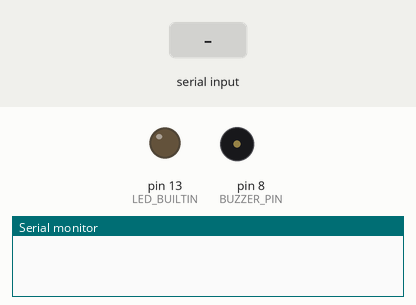
This sketch was run on a simulated Arduino Mega 2560, built with avr-gcc and run on an emulated ATmega2560. On the bench: output pins drawn as LEDs (lit = HIGH), buzzer (waves = sounding, pin HIGH), the last lines printed to the serial monitor. Dashed ring = blinking. The inputs (shaded band) are chosen by the test bench.

Above: at 1.2 s.
1.3 s: "BLINK\n" received over Serial
At 1.68 s:
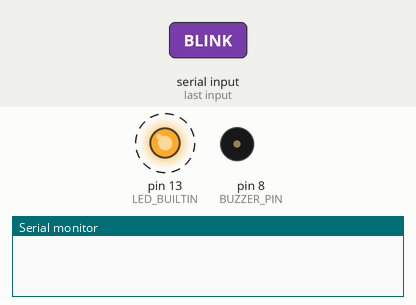
4.3 s: "BUZZ\n" received over Serial
At 4.39 s:
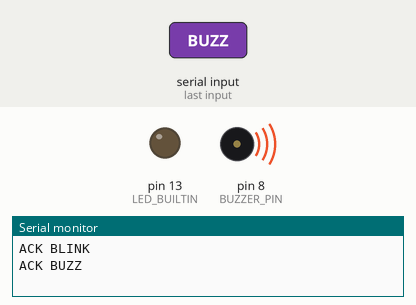
Timing chart, 0 to 7.3 s (numbered marks = the images above; inputs shaded):
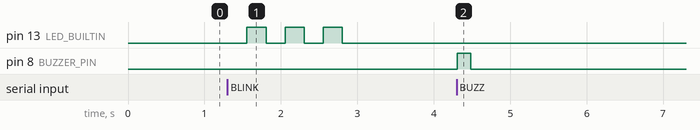

Measured:
- after the input at 1.3 s, pin 13 (LED_BUILTIN): alternates HIGH for 0.25 s and LOW for 0.25 s, 6 changes in all, then stays LOW, starting after 0.26 s
- after the input at 4.3 s, pin 8 (BUZZER_PIN): LOW → HIGH at once, → LOW 0.18 s later

The sketch:

serial_test.ino
```cpp
// Phases 5A / 5C-1: ELEGOO MEGA 2560 USB serial LED and active-buzzer test.
#include <Arduino.h>
#include <string.h>

const unsigned long BAUD_RATE = 9600;
const size_t BUFFER_SIZE = 32;  // 31 command characters + terminating zero.
const unsigned long BLINK_INTERVAL_MS = 250;
const byte BUZZER_PIN = 8;  // Drives the transistor base THROUGH its resistor.
const uint32_t BUZZ_DURATION_MS = 180;

bool buzzerActive = false;
uint32_t buzzStartedAt = 0;
bool blinkActive = false;
byte blinkPhase = 0;
uint32_t blinkChangedAt = 0;

char commandBuffer[BUFFER_SIZE];
size_t commandLength = 0;
bool lineTooLong = false;
bool invalidCharacter = false;

void setLed(bool on) {
  digitalWrite(LED_BUILTIN, on ? HIGH : LOW);
}

void startBlink() {
  // Establish an OFF interval so three flashes are visible even if already ON.
  setLed(false);
  blinkPhase = 0;
  blinkChangedAt = millis();
  blinkActive = true;
}

void updateOutputs() {
  const uint32_t now = millis();
  // Unsigned subtraction remains correct when millis() rolls over.
  if (buzzerActive && uint32_t(now - buzzStartedAt) >= BUZZ_DURATION_MS) {
    digitalWrite(BUZZER_PIN, LOW);
    buzzerActive = false;
  }
  if (blinkActive && uint32_t(now - blinkChangedAt) >= BLINK_INTERVAL_MS) {
    blinkChangedAt = now;
    ++blinkPhase;
    if (blinkPhase == 7) {
      blinkActive = false;
      Serial.println(F("ACK BLINK")); // Same completion reply as Phase 5A.
    } else {
      setLed((blinkPhase % 2) == 1);
    }
  }
}

void handleCommand(const char* command) {
  if (strcmp(command, "PING") == 0) {
    Serial.println(F("PONG"));
  } else if (strcmp(command, "LED_ON") == 0) {
    if (blinkActive) { Serial.println(F("ERR BUSY_BLINK")); return; }
    setLed(true);
    Serial.println(F("ACK LED_ON"));
  } else if (strcmp(command, "LED_OFF") == 0) {
    if (blinkActive) { Serial.println(F("ERR BUSY_BLINK")); return; }
    setLed(false);
    Serial.println(F("ACK LED_OFF"));
  } else if (strcmp(command, "BLINK") == 0) {
    if (blinkActive) { Serial.println(F("ERR BUSY_BLINK")); return; }
    startBlink();
  } else if (strcmp(command, "BUZZ") == 0) {
    if (buzzerActive) { Serial.println(F("ERR BUSY_BUZZ")); return; }
    buzzStartedAt = millis();
    buzzerActive = true;
    digitalWrite(BUZZER_PIN, HIGH);
    Serial.println(F("ACK BUZZ")); // Accepted/started, not a completion message.
  } else {
    Serial.println(F("ERR UNKNOWN_COMMAND"));
  }
}

void finishLine() {
  if (lineTooLong) {
    Serial.println(F("ERR LINE_TOO_LONG"));
  } else if (invalidCharacter) {
    Serial.println(F("ERR INVALID_CHARACTER"));
  } else if (commandLength > 0) {
    commandBuffer[commandLength] = '\0';
    handleCommand(commandBuffer);
  }
  // Empty lines are ignored. Start fresh after every newline, including errors.
  commandLength = 0;
  lineTooLong = false;
  invalidCharacter = false;
}

void readSerialCommands() {
  // Bound work per loop so a long stream cannot starve output timers.
  byte processed = 0;
  while (Serial.available() > 0 && processed < 32) {
    updateOutputs();
    ++processed;
    const char incoming = static_cast<char>(Serial.read());
    if (incoming == '\n') {
      finishLine();
    } else if (incoming == '\r') {
      // Ignore CR so both LF and Windows CRLF endings work.
      continue;
    } else if (lineTooLong || invalidCharacter) {
      // Discard the rest of a bad line; never execute a truncated command.
      continue;
    } else if (incoming < ' ' || incoming > '~') {
      invalidCharacter = true;
    } else if (commandLength < BUFFER_SIZE - 1) {
      commandBuffer[commandLength++] = incoming;
    } else {
      lineTooLong = true;
    }
  }
}

void setup() {
  // Set the output latch LOW before enabling D8; external pull-down also
  // keeps the transistor off during the bootloader/reset high-impedance period.
  digitalWrite(BUZZER_PIN, LOW);
  pinMode(BUZZER_PIN, OUTPUT);
  pinMode(LED_BUILTIN, OUTPUT);
  setLed(false);
  Serial.begin(BAUD_RATE);
}

void loop() {
  updateOutputs();
  readSerialCommands();
}
```
